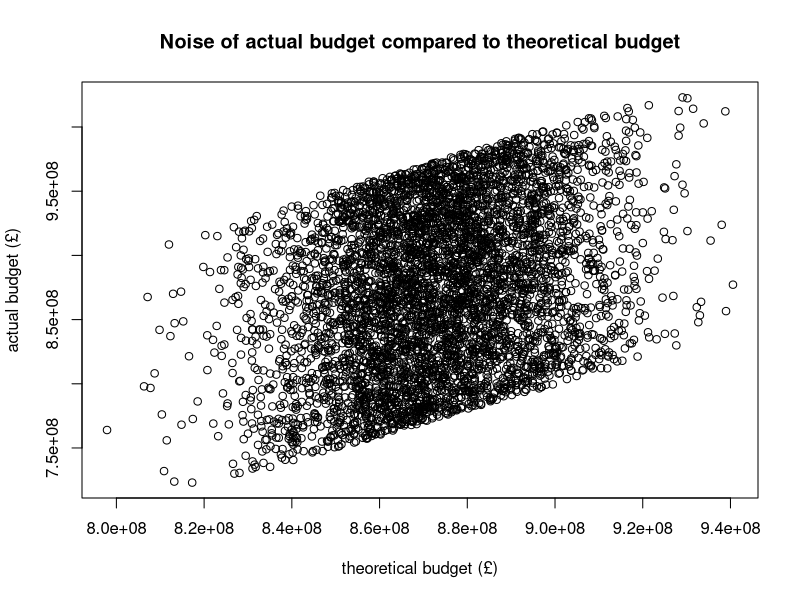
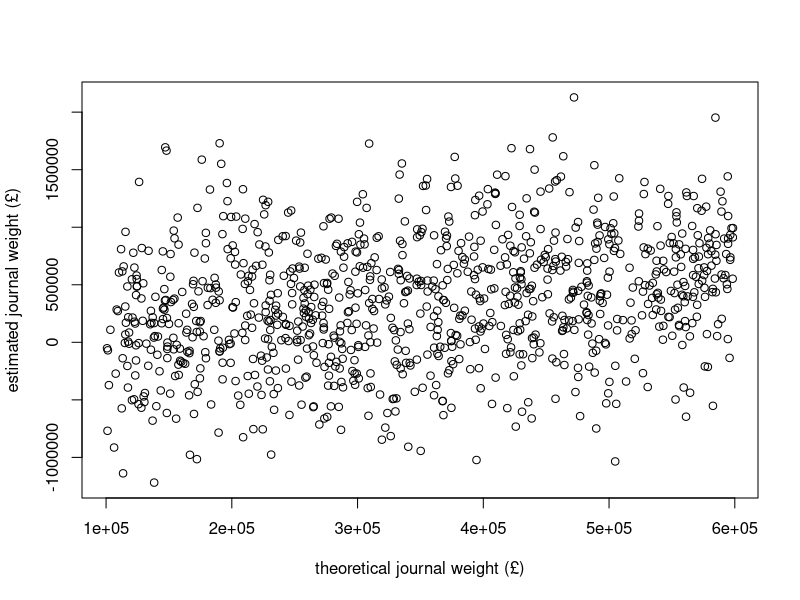
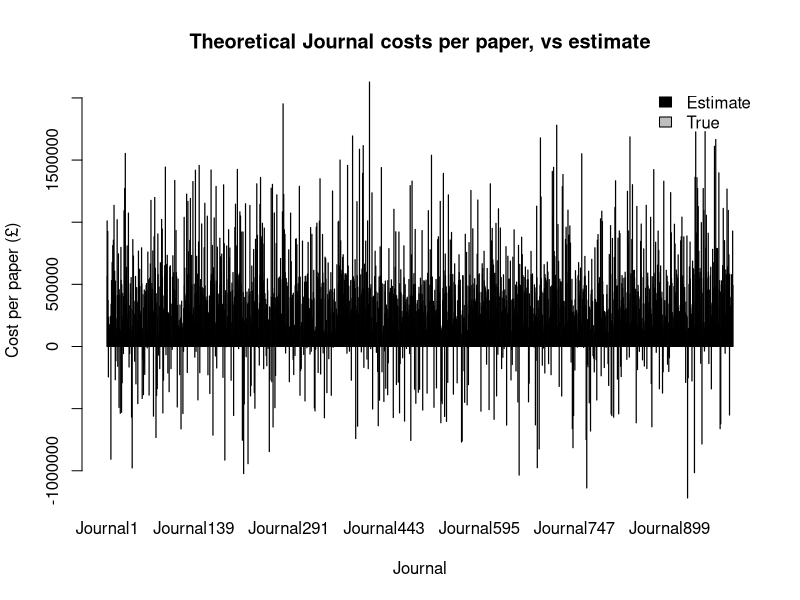

Source code (R) for these figures, in order:
#script to test whether multiple linear regression analysis can be used to 
#estimate the total cost of producing different types of publications
#(e.g. papers in different journals.

#The number if papers published by a lab over a given period will be inputted, along
#with the total lab budget for that period. This data will be collected over many labs,
#so for each lab. Multiple linear regression analysis will then be carried out to 
#estimate the weight of each journal, i.e. how much it costs to produce one paper in that
#journal.

#In order to test this approach, date will be generated for virtual labs. Weights will be
#assigned to each journal (e.g. £500,000 for Nature, £400,000 for Cell, etc), and the number 
#of publications of each type that each virtual lab has will be randomly generated. The 
#theoretical budget over the period will then be calculated based on the journal weights 
#and the number of each publication type. Noise will then be added to this total budget.

#Multiple linear regression will then be performed on the budget with noise, and the number
#of papers of each type that each lab has. The estimated can then be compared with the weights 
#assigned to each journal.


rm(list=ls()) #clear workspace

#############################

numLabs <- 5000 #number of virtual labs being simulated

numJournals <- 1000 #number of vitual journals in publication lists, X1 ... Xn

labData <- data.frame(matrix(0, ncol = numJournals, nrow = numLabs))

colNames <- rep("", numJournals) #create empty character vector to put new colunm names into

#loop to create new column names
for (i in 1:numJournals){  
  colNames[i] <- paste0("Journal",i)
}
 
names(labData) <- colNames #rename columns

#seed labData with publication numbers  
for (i in 1:numJournals){
  labData[i] <- sample(0:5, numLabs,replace=TRUE)
}

#create vector of journal weights (price per publication in each journal)
journalWeights <- (sample(100000:600000, numJournals,replace=TRUE))

#total up theoretical budget for each lab
for (i in 1:numLabs){
  tempPub <- as.numeric(labData[i,1:numJournals])
  tempBudget <- tempPub*journalWeights
  labData$theoretical.budget[i] <- sum(tempBudget)
}

#add noise to theoretical budget to get 'actual' budget

noiseFactor <- 5000 #change to alter noise applied to theoretical budget
labData$actual.budget <- jitter(labData$theoretical.budget, factor = noiseFactor, amount = NULL)

plot(labData$theoretical.budget,labData$actual.budget,xlab="theoretical budget (£)",ylab="actual budget (£)")
title("Noise of actual budget compared to theoretical budget")

####prepare string of col names to go in to lm()

dataframeString <- ", data=labData"
yVar <- "actual.budget ~ "

string_for_lm <- yVar
string_for_lm <- paste0(string_for_lm,colNames[1])

for (i in 2:length(colNames)){
  string_for_lm <- paste0(string_for_lm," + ",colNames[i])
}

############### multiple regression
ptm <- proc.time()

#fit <- lm(actual.budget ~ Journal1 + Journal2 + Journal3 + Journal4 + Journal5, data=labData) #update
fit <- lm(eval(parse(text=string_for_lm)), data=labData)

time_for_lm <- proc.time() - ptm

summary <- data.frame(coef(summary(fit)))

weightEstimates <- summary[-(1:1),]
weightEstimates$JournalName <- weightEstimates$rownames


plot(journalWeights,weightEstimates$Estimate,xlab="theoretical journal weight (£)", ylab="estimated journal weight (£)")

journalWeights <- data.frame(journalWeights)
names(journalWeights[1]) <- "theoretical weights"

weightEstimates$theoretical <- journalWeights

weightEstimates$pct.Error <- (((weightEstimates$theoretical - weightEstimates$Estimate)/weightEstimates$theoretical)*100)

#barplot(weightEstimates$Estimate, names.arg=colNames, xlab="Journal",ylab="Cost per paper (£)")

forBarPlot <- data.frame(weightEstimates$Estimate,journalWeights)
forBarPlot <- t(forBarPlot)

barplot(as.matrix(forBarPlot),names.arg=colNames,main="Theoretical Journal costs per paper, vs estimate",xlab="Journal",ylab="Cost per paper (£)",beside = TRUE,col=c("black","gray"))
legend("topright",c("Estimate","True"),fill=c("black","gray"),bty="n")

print(paste0("Num labs: ",numLabs,". Num journals: ",numJournals))
print(time_for_lm)

#make better barplot with error bars for estimate

#